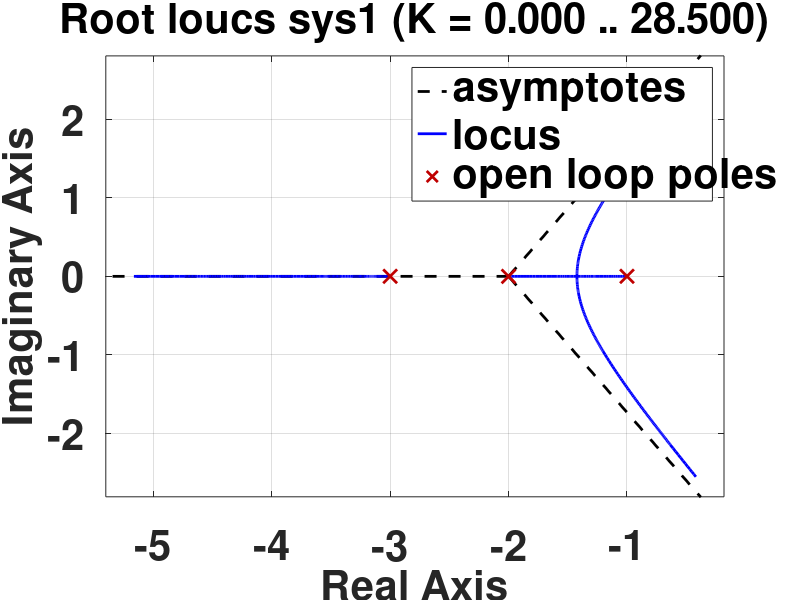
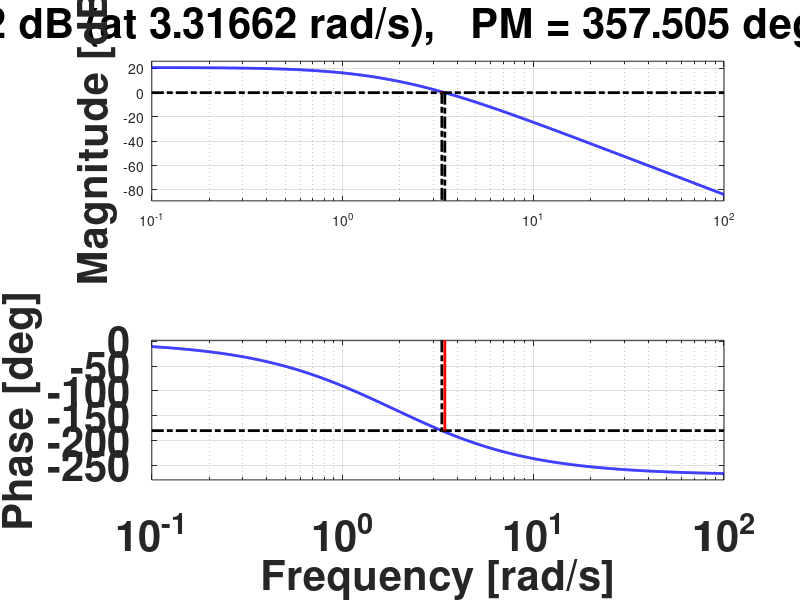
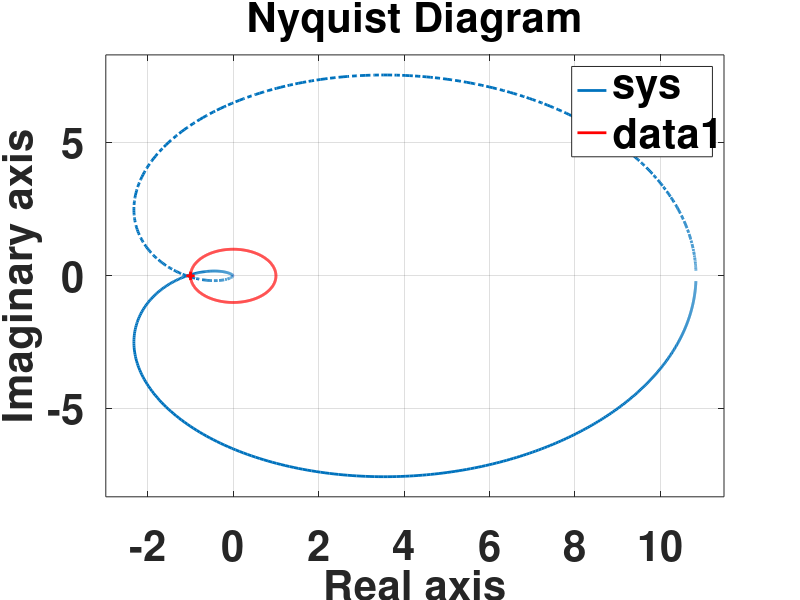
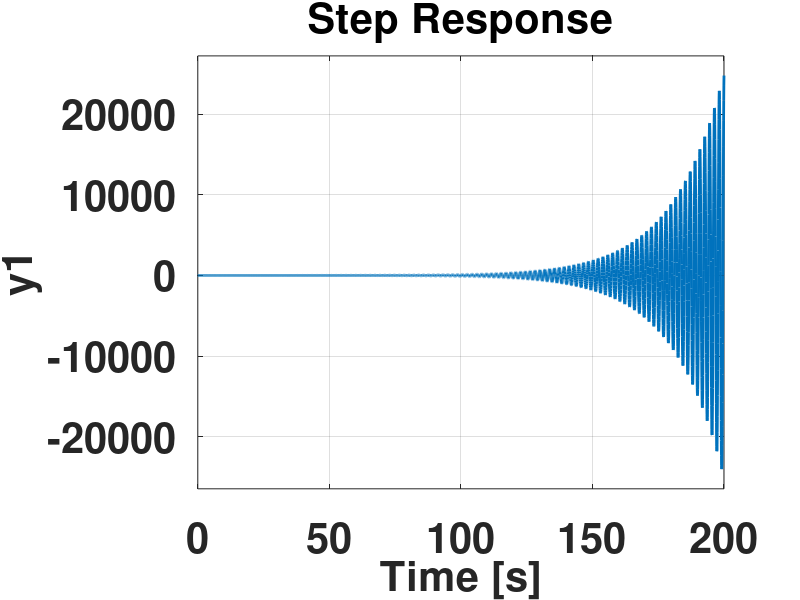

MATLAB code to generate these figures, in order:
clear all;
close all;
[n,d]=zp2tf([],[-1,-2,-3],1);
sys1=tf(n,d)
figure();
set(gcf, 'Position',  [0, 0, 1900, 1100])
rlocus(sys1)
set(findall(gcf,'Type','line'),'LineWidth',2);
set(gca,'FontSize',30,'fontWeight','bold');
set(findall(gcf,'type','text'),'FontSize',30,'fontWeight','bold');
sys=65*sys1;
figure();
set(gcf, 'Position',  [0, 0, 1900, 1100])
margin(sys);
set(findall(gcf,'Type','line'),'LineWidth',2);
set(gca,'FontSize',30,'fontWeight','bold');
set(findall(gcf,'type','text'),'FontSize',30,'fontWeight','bold');
figure();
set(gcf, 'Position',  [0, 0, 1900, 1100])
nyquist(sys);
n = 1000; 
theta = linspace(0, 2*pi, n);
x = cos(theta);
y = sin(theta);
hold on;
plot(x,y,'r')
hold off;
xlabel('Real axis');
ylabel('Imaginary axis');
set(findall(gcf,'Type','line'),'LineWidth',2);
set(gca,'FontSize',30,'fontWeight','bold');
set(findall(gcf,'type','text'),'FontSize',30,'fontWeight','bold');
figure();
set(gcf, 'Position',  [0, 0, 1900, 1100])
csys=feedback(sys,1)
step(csys);
set(findall(gcf,'Type','line'),'LineWidth',2);
set(gca,'FontSize',30,'fontWeight','bold');
set(findall(gcf,'type','text'),'FontSize',30,'fontWeight','bold');
